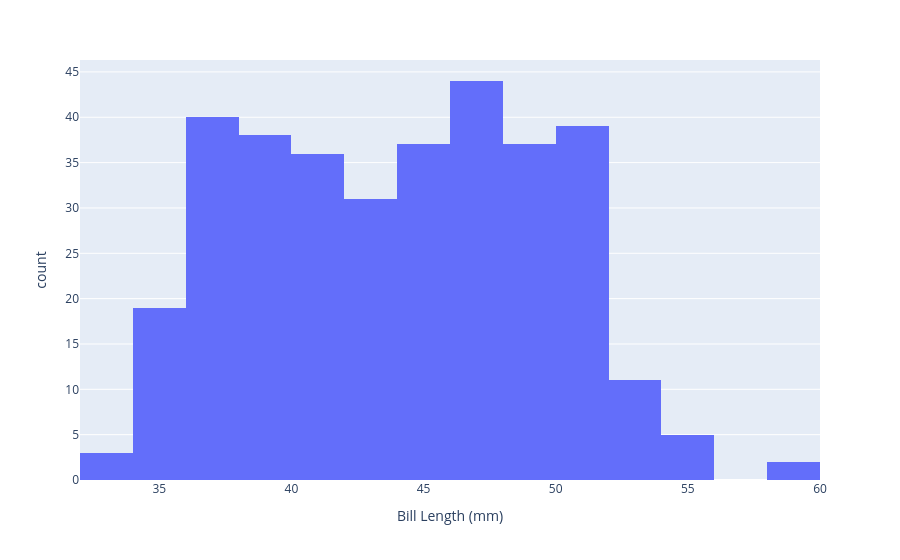

Notebook cell for this chart:
### Code cell
fig = px.histogram(data_pen, x="bill_length_mm", labels ={'bill_length_mm': "Bill Length (mm)"})
fig.show()

### Figure 1 — Plotly figure (JSON) as saved in the notebook; plotly's stock layout.template omitted (floating-point values rounded to 4 significant figures; data arrays with more than 128 entries replaced by an {"elided": "..."} marker saying what was removed)
{"data": [{"bingroup": "x", "hovertemplate": "Bill Length (mm)=%{x}<br>count=%{y}<extra></extra>", "legendgroup": "", "marker": {"color": "#636efa", "pattern": {"shape": ""}}, "name": "", "orientation": "v", "showlegend": false, "type": "histogram", "x": {"elided": "344 float values"}, "xaxis": "x", "yaxis": "y"}], "layout": {"barmode": "relative", "legend": {"tracegroupgap": 0}, "margin": {"t": 60}, "xaxis": {"anchor": "y", "domain": [0, 1], "title": {"text": "Bill Length (mm)"}}, "yaxis": {"anchor": "x", "domain": [0, 1], "title": {"text": "count"}}}}
